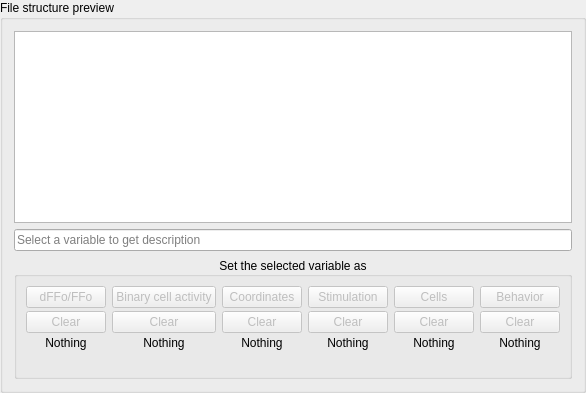
         <widget class="QGroupBox" name="groupBox_2">
          <property name="title">
           <string>File structure preview</string>
          </property>
          <layout class="QVBoxLayout" name="verticalLayout_2">
           <item>
            <widget class="QTreeView" name="tree_view"/>
           </item>
           <item>
            <widget class="QLineEdit" name="browser_var_info">
             <property name="toolTip">
              <string>Description of the selected variable.</string>
             </property>
             <property name="toolTipDuration">
              <number>5000</number>
             </property>
             <property name="inputMask">
              <string/>
             </property>
             <property name="text">
              <string/>
             </property>
             <property name="readOnly">
              <bool>true</bool>
             </property>
             <property name="placeholderText">
              <string>Select a variable to get description</string>
             </property>
            </widget>
           </item>
           <item>
            <widget class="QGroupBox" name="groupBox_8">
             <property name="title">
              <string>Set the selected variable as</string>
             </property>
             <property name="alignment">
              <set>Qt::AlignCenter</set>
             </property>
             <layout class="QGridLayout" name="gridLayout_2">
              <property name="verticalSpacing">
               <number>3</number>
              </property>
              <item row="3" column="0">
               <widget class="QLabel" name="lbl_dffo_select_name">
                <property name="font">
                 <font>
                  <italic>true</italic>
                 </font>
                </property>
                <property name="toolTip">
                 <string>Name of the selected variable for dFFo</string>
                </property>
                <property name="toolTipDuration">
                 <number>5000</number>
                </property>
                <property name="text">
                 <string/>
                </property>
                <property name="alignment">
                 <set>Qt::AlignCenter</set>
                </property>
               </widget>
              </item>
              <item row="0" column="5">
               <widget class="QPushButton" name="btn_set_behavior">
                <property name="enabled">
                 <bool>false</bool>
                </property>
                <property name="text">
                 <string>Behavior</string>
                </property>
               </widget>
              </item>
              <item row="1" column="2">
               <widget class="QPushButton" name="btn_clear_coordinates">
                <property name="enabled">
                 <bool>false</bool>
                </property>
                <property name="toolTip">
                 <string>Reoves the coordinates variable</string>
                </property>
                <property name="toolTipDuration">
                 <number>5000</number>
                </property>
                <property name="text">
                 <string>Clear</string>
                </property>
               </widget>
              </item>
              <item row="0" column="2">
               <widget class="QPushButton" name="btn_set_coordinates">
                <property name="enabled">
                 <bool>false</bool>
                </property>
                <property name="text">
                 <string>Coordinates</string>
                </property>
               </widget>
              </item>
              <item row="2" column="1">
               <widget class="QLabel" name="lbl_neuronal_activity_select">
                <property name="text">
                 <string>Nothing</string>
                </property>
                <property name="alignment">
                 <set>Qt::AlignCenter</set>
                </property>
               </widget>
              </item>
              <item row="1" column="0">
               <widget class="QPushButton" name="btn_clear_dFFo">
                <property name="enabled">
                 <bool>false</bool>
                </property>
                <property name="toolTip">
                 <string>Removes the dFFo variable.</string>
                </property>
                <property name="toolTipDuration">
                 <number>5000</number>
                </property>
                <property name="text">
                 <string>Clear</string>
                </property>
               </widget>
              </item>
              <item row="3" column="2">
               <widget class="QLabel" name="lbl_coordinates_select_name">
                <property name="font">
                 <font>
                  <italic>true</italic>
                 </font>
                </property>
                <property name="toolTip">
                 <string>Name of the selected variable for Coordinates.</string>
                </property>
                <property name="toolTipDuration">
                 <number>5000</number>
                </property>
                <property name="text">
                 <string/>
                </property>
                <property name="alignment">
                 <set>Qt::AlignCenter</set>
                </property>
               </widget>
              </item>
              <item row="0" column="1">
               <widget class="QPushButton" name="btn_set_neuronal_activity">
                <property name="enabled">
                 <bool>false</bool>
                </property>
                <property name="text">
                 <string>Binary cell activity</string>
                </property>
               </widget>
              </item>
              <item row="2" column="5">
               <widget class="QLabel" name="lbl_behavior_select">
                <property name="text">
                 <string>Nothing</string>
                </property>
                <property name="alignment">
                 <set>Qt::AlignCenter</set>
                </property>
               </widget>
              </item>
              <item row="0" column="3">
               <widget class="QPushButton" name="btn_set_stim">
                <property name="enabled">
                 <bool>false</bool>
                </property>
                <property name="text">
                 <string>Stimulation</string>
                </property>
               </widget>
              </item>
              <item row="2" column="3">
               <widget class="QLabel" name="lbl_stim_select">
                <property name="text">
                 <string>Nothing</string>
                </property>
                <property name="alignment">
                 <set>Qt::AlignCenter</set>
                </property>
               </widget>
              </item>
              <item row="3" column="5">
               <widget class="QLabel" name="lbl_behavior_select_name">
                <property name="font">
                 <font>
                  <italic>true</italic>
                 </font>
                </property>
                <property name="toolTip">
                 <string>Name of the selected variable for Behavior</string>
                </property>
                <property name="toolTipDuration">
                 <number>5000</number>
                </property>
                <property name="text">
                 <string/>
                </property>
                <property name="alignment">
                 <set>Qt::AlignCenter</set>
                </property>
               </widget>
              </item>
              <item row="0" column="0">
               <widget class="QPushButton" name="btn_set_dFFo">
                <property name="enabled">
                 <bool>false</bool>
                </property>
                <property name="text">
                 <string>dFFo/FFo</string>
                </property>
               </widget>
              </item>
              <item row="3" column="1">
               <widget class="QLabel" name="lbl_neuronal_activity_select_name">
                <property name="font">
                 <font>
                  <italic>true</italic>
                 </font>
                </property>
                <property name="toolTip">
                 <string>Name of the selected variable for Binary cell activity</string>
                </property>
                <property name="toolTipDuration">
                 <number>5000</number>
                </property>
                <property name="text">
                 <string/>
                </property>
                <property name="alignment">
                 <set>Qt::AlignCenter</set>
                </property>
               </widget>
              </item>
              <item row="3" column="3">
               <widget class="QLabel" name="lbl_stim_select_name">
                <property name="font">
                 <font>
                  <italic>true</italic>
                 </font>
                </property>
                <property name="toolTip">
                 <string>Name of the selected variable for Stimulation</string>
                </property>
                <property name="toolTipDuration">
                 <number>5000</number>
                </property>
                <property name="text">
                 <string/>
                </property>
                <property name="alignment">
                 <set>Qt::AlignCenter</set>
                </property>
               </widget>
              </item>
              <item row="1" column="5">
               <widget class="QPushButton" name="btn_clear_behavior">
                <property name="enabled">
                 <bool>false</bool>
                </property>
                <property name="toolTip">
                 <string>Removes the behavior variable.</string>
                </property>
                <property name="toolTipDuration">
                 <number>5000</number>
                </property>
                <property name="text">
                 <string>Clear</string>
                </property>
               </widget>
              </item>
              <item row="2" column="0">
               <widget class="QLabel" name="lbl_dffo_select">
                <property name="text">
                 <string>Nothing</string>
                </property>
                <property name="alignment">
                 <set>Qt::AlignCenter</set>
                </property>
               </widget>
              </item>
              <item row="1" column="1">
               <widget class="QPushButton" name="btn_clear_neuronal_activity">
                <property name="enabled">
                 <bool>false</bool>
                </property>
                <property name="toolTip">
                 <string>Removes the Binary cell activity variable.</string>
                </property>
                <property name="toolTipDuration">
                 <number>5000</number>
                </property>
                <property name="text">
                 <string>Clear</string>
                </property>
               </widget>
              </item>
              <item row="2" column="2">
               <widget class="QLabel" name="lbl_coordinates_select">
                <property name="text">
                 <string>Nothing</string>
                </property>
                <property name="alignment">
                 <set>Qt::AlignCenter</set>
                </property>
               </widget>
              </item>
              <item row="1" column="3">
               <widget class="QPushButton" name="btn_clear_stim">
                <property name="enabled">
                 <bool>false</bool>
                </property>
                <property name="toolTip">
                 <string>Removes the Stimulation variable.</string>
                </property>
                <property name="text">
                 <string>Clear</string>
                </property>
               </widget>
              </item>
              <item row="0" column="4">
               <widget class="QPushButton" name="btn_set_cells">
                <property name="enabled">
                 <bool>false</bool>
                </property>
                <property name="text">
                 <string>Cells</string>
                </property>
               </widget>
              </item>
              <item row="1" column="4">
               <widget class="QPushButton" name="btn_clear_cells">
                <property name="enabled">
                 <bool>false</bool>
                </property>
                <property name="toolTip">
                 <string>Removes the Cells variable.</string>
                </property>
                <property name="toolTipDuration">
                 <number>5000</number>
                </property>
                <property name="text">
                 <string>Clear</string>
                </property>
               </widget>
              </item>
              <item row="2" column="4">
               <widget class="QLabel" name="lbl_cells_select">
                <property name="text">
                 <string>Nothing</string>
                </property>
                <property name="alignment">
                 <set>Qt::AlignCenter</set>
                </property>
               </widget>
              </item>
              <item row="3" column="4">
               <widget class="QLabel" name="lbl_cells_select_name">
                <property name="font">
                 <font>
                  <italic>true</italic>
                 </font>
                </property>
                <property name="toolTip">
                 <string>Name of the selected variable for Cells</string>
                </property>
                <property name="toolTipDuration">
                 <number>5000</number>
                </property>
                <property name="text">
                 <string/>
                </property>
                <property name="alignment">
                 <set>Qt::AlignCenter</set>
                </property>
               </widget>
              </item>
             </layout>
            </widget>
           </item>
          </layout>
         </widget>
